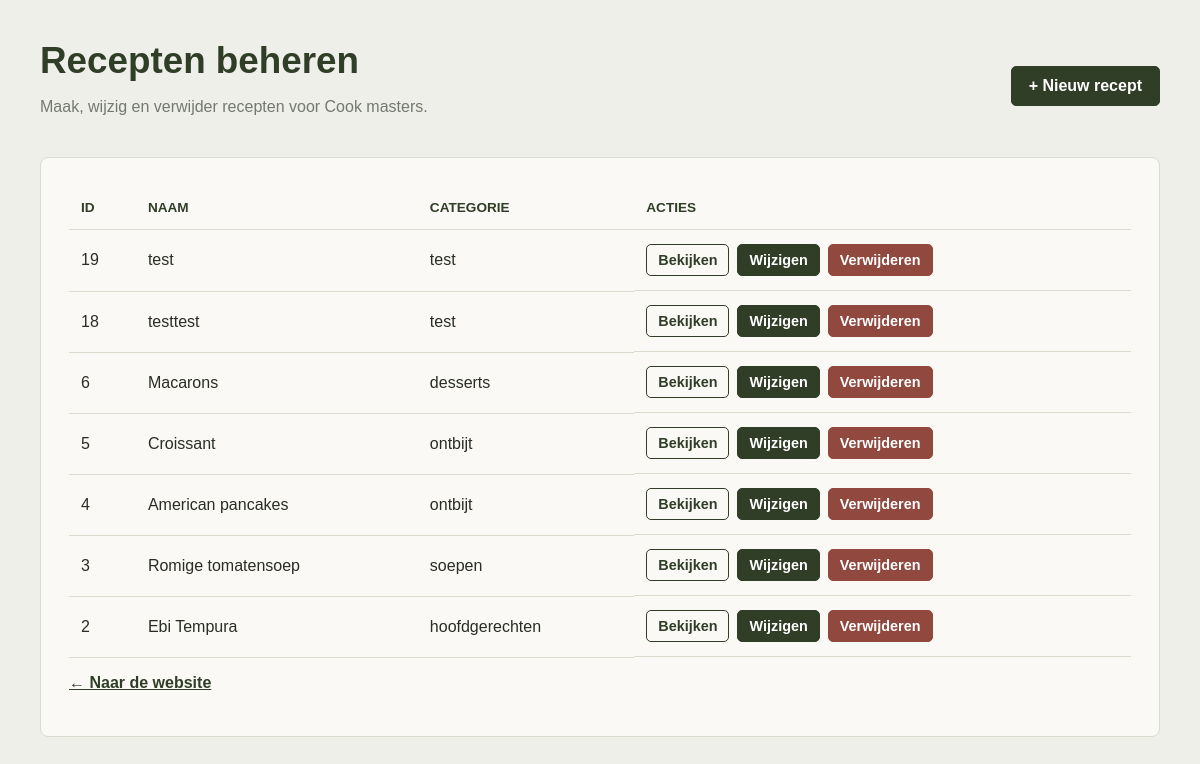
The app's page /dashboard/index.php, older data.
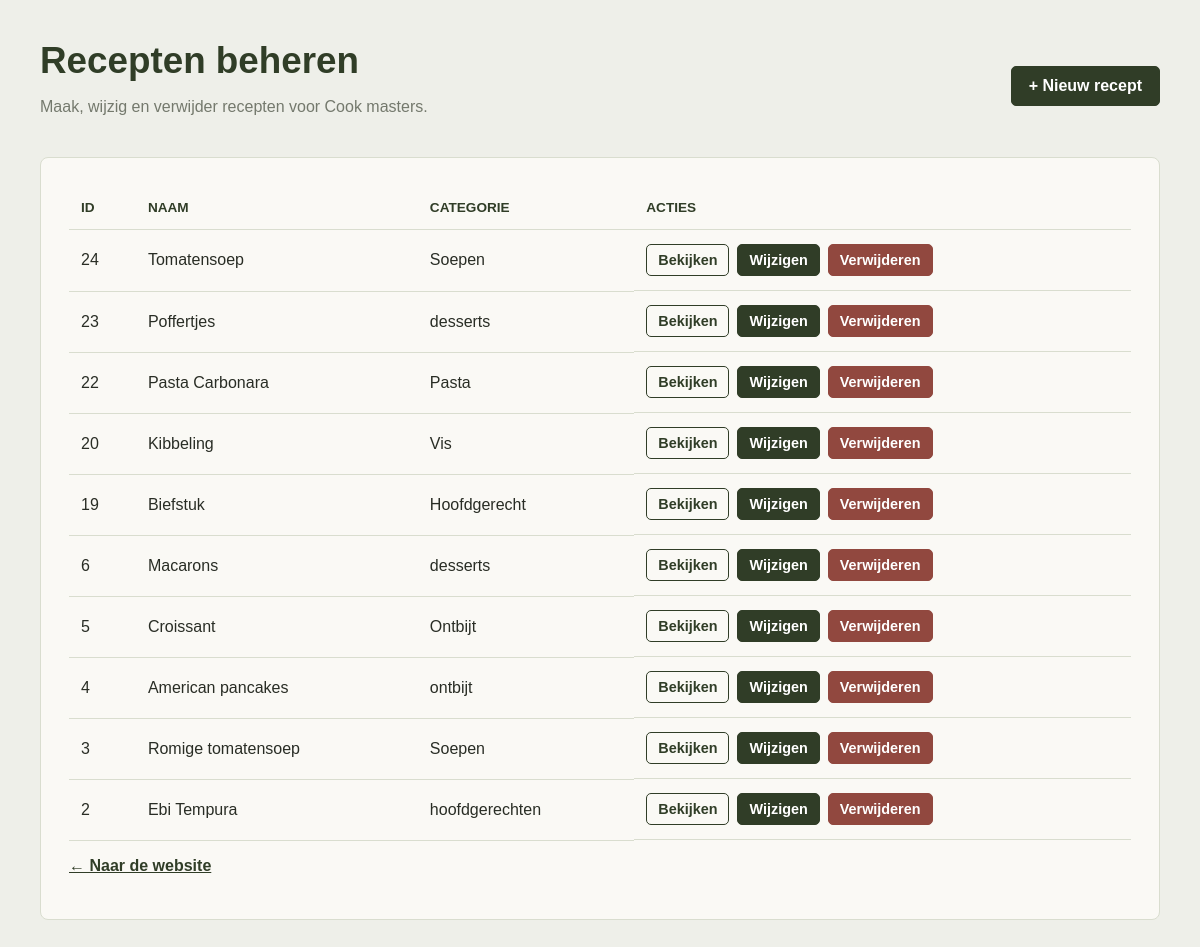
The same page, newer data.
### tables this page shows
CREATE TABLE "CRUD"
(
    ID           integer         not null
        constraint Primary_Key
            primary key autoincrement,
    Name         TEXT            not null,
    Categorie    TEXT            not null,
    Benodigheden TEXT            not null,
    Voorstuk     TEXT            not null,
    StappenPlan  TEXT            not null,
    Image        TEXT default '' not null
);

### dashboard/index.php (the view, shortened to what this page needs)
<?php
require_once __DIR__ . '/../database.php';
$recipes = $db->query('SELECT * FROM CRUD ORDER BY ID DESC')->fetchAll();
?>
<!doctype html>
<html lang="nl">
<head><meta charset="UTF-8"><meta name="viewport" content="width=device-width, initial-scale=1.0"><title>Recepten beheren</title><link rel="stylesheet" href="dashboard.css"></head>
<body>
<main class="dashboard-shell">
    <header class="dashboard-header"><div><h1>Recepten beheren</h1><p class="muted">Maak, wijzig en verwijder recepten voor Cook masters.</p></div><a class="button" href="Create/index.php">+ Nieuw recept</a></header>
    <div class="panel">
    <table class="recipe-table">
        <tr><th>ID</th><th>Naam</th><th>Categorie</th><th>Acties</th></tr>
        <?php foreach ($recipes as $recipe): ?>
            <tr>
                <td><?= (int) $recipe['ID'] ?></td>
                <td><?= htmlspecialchars($recipe['Name']) ?></td>
                <td><?= htmlspecialchars($recipe['Categorie']) ?></td>
                <td class="actions">
                    <a class="button button-small button-secondary" href="Read/index.php?id=<?= (int) $recipe['ID'] ?>">Bekijken</a>
                    <a class="button button-small" href="Update/index.php?id=<?= (int) $recipe['ID'] ?>">Wijzigen</a>
                    <a class="button button-small button-danger" href="Delete/index.php?id=<?= (int) $recipe['ID'] ?>">Verwijderen</a>
                </td>
            </tr>
        <?php endforeach; ?>
    </table>
    <p><a href="../recepten.php">← Naar de website</a></p>
    </div>
</main>
</body>
</html>

### dashboard/dashboard.css (style rules this page uses)
:root { --forest: #415231; --forest-dark: #303d27; --sage: #a5b18f; --cream: #f7f4ec; --ink: #292d25; --line: #d9ddcf; }
* { box-sizing: border-box; }
body { margin: 0; min-height: 100vh; color: var(--ink); background: #eeefe9; font-family: Arial, Helvetica, sans-serif; }
.dashboard-shell { width: min(1120px, calc(100% - 32px)); margin: 0 auto; padding: 40px 0 60px; }
.dashboard-header { display: flex; align-items: center; justify-content: space-between; gap: 20px; margin-bottom: 25px; }
h1 { margin: 0 0 8px; color: var(--forest-dark); font-size: 2.3rem; }
.muted { color: #74796d; }
a { color: var(--forest-dark); font-weight: 600; }
.button, button { display: inline-block; border: 1px solid var(--forest-dark); border-radius: 5px; padding: 10px 17px; color: white; background: var(--forest-dark); cursor: pointer; font: inherit; font-weight: 600; text-decoration: none; }
.button-secondary { color: var(--forest-dark); background: transparent; }
.button-danger { border-color: #91483f; background: #91483f; }
.button-small { padding: 7px 11px; font-size: 0.85rem; }
.panel { padding: 28px; border: 1px solid var(--line); border-radius: 8px; background: #faf9f5; }
.recipe-table { width: 100%; border-collapse: collapse; }
.recipe-table th, .recipe-table td { padding: 14px 12px; border-bottom: 1px solid var(--line); text-align: left; vertical-align: middle; }
.recipe-table th { color: var(--forest-dark); font-size: 0.85rem; font-weight: 700; text-transform: uppercase; }
.actions { display: flex; flex-wrap: wrap; gap: 8px; }
.actions a { font-size: 0.9rem; }

Row changes from the older to the newer data that the page shows:
removed crud: ID "18", Name "testtest", Categorie "test"
added crud: ID "24", Name "Tomatensoep", Categorie "Soepen"
added crud: ID "23", Name "Poffertjes", Categorie "desserts"
added crud: ID "22", Name "Pasta Carbonara", Categorie "Pasta"
added crud: ID "20", Name "Kibbeling", Categorie "Vis"
changed crud id 19: Name "test" → "Biefstuk"; Categorie "test" → "Hoofdgerecht"
changed crud "Croissant": Categorie "ontbijt" → "Ontbijt"
changed crud "Romige tomatensoep": Categorie "soepen" → "Soepen"
